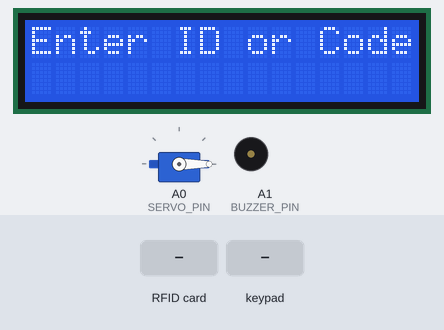
Simulated run of this sketch. Board: Arduino Uno, built with avr-gcc and run on an emulated ATmega328P. Shown: servo, 16×2 character LCD, buzzer (waves = sounding). The test bench sets the inputs (shaded band). What the sketch prints to the serial monitor is not drawn.

Above: at 1.3 s.
1.4 s: RFID card 2F 14 E2 C1 held to the reader
At 3.8 s:
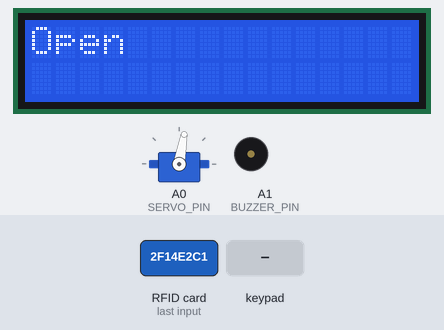
4.0 s: RFID card 5E 7A 19 C4 held to the reader
At 9.03 s:
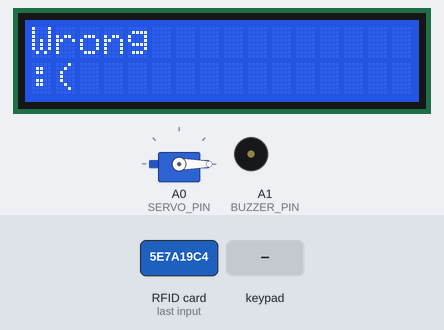
10.0 s: keypad keys 9 8 7 6 pressed 0.4 s apart
At 12.9 s:
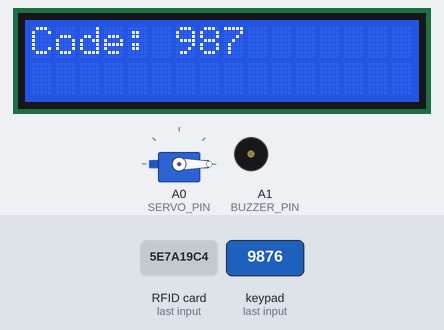
13.6 s: keypad keys 1 1 1 pressed 0.4 s apart
At 17.2 s:
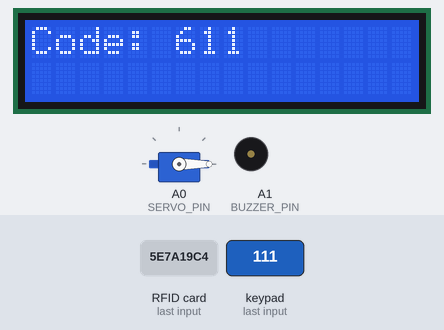
17.8 s: keypad keys 1 1 1 # pressed 0.4 s apart
At 24.3 s:
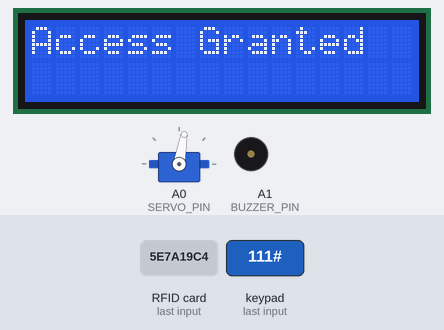
Timing chart, 0 to 28.8 s (numbered marks = the images above; inputs shaded):
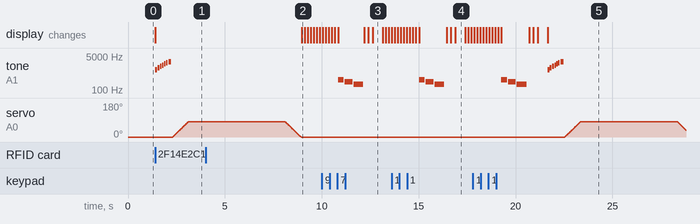

The sketch:

rfid-door-access.ino
```cpp
#include <SPI.h>
#include <MFRC522.h>
#include <Servo.h>
#include <Wire.h>
#include <LiquidCrystal_I2C.h>
#include <Keypad.h>

#define RST_PIN 9
#define SS_PIN 10
#define SERVO_PIN A0
#define BUZZER_PIN A1

MFRC522 rfid(SS_PIN, RST_PIN);
Servo doorServo;
LiquidCrystal_I2C lcd(0x27, 16, 2);

const byte ROWS = 4;
const byte COLS = 4;
char keys[ROWS][COLS] = {
  {'1','2','3','A'},
  {'4','5','6','B'},
  {'7','8','9','C'},
  {'*','0','#','D'}
};
byte rowPins[ROWS] = {9, 8, 7, 6};
byte colPins[COLS] = {5, 4, 3, 2};
Keypad keypad = Keypad(makeKeymap(keys), rowPins, colPins, ROWS, COLS);

String password = "111";
String input = "";
String validUID = "2F14E2C1";


void showSadAnimation() {
  lcd.clear();
  lcd.setCursor(0, 0);
  lcd.print("Wrong");

  for (int i = 0; i < 12; i++) {
    lcd.setCursor(i, 1);
    lcd.print(":(");
    delay(150);
    lcd.setCursor(i, 1);
    lcd.print("  ");
  }

  lcd.clear();
  lcd.print("Enter ID or Code");
}

void setup() {
  Serial.begin(9600);
  SPI.begin();
  rfid.PCD_Init();
  doorServo.attach(SERVO_PIN);
  doorServo.write(0);

  pinMode(BUZZER_PIN, OUTPUT);
  lcd.begin(16, 2);
  lcd.backlight();
  lcd.setCursor(0, 0);
  lcd.print("Enter ID or Code");
}

void loop() {
  checkRFID();
  checkKeypad();
}

void checkRFID() {
  if (!rfid.PICC_IsNewCardPresent() || !rfid.PICC_ReadCardSerial()) return;

  String readUID = "";
  for (byte i = 0; i < rfid.uid.size; i++) {
    if (rfid.uid.uidByte[i] < 0x10) readUID += "0";
    readUID += String(rfid.uid.uidByte[i], HEX);
  }
  readUID.toUpperCase();

  Serial.print("Scanned UID: ");
  Serial.println(readUID);

  if (readUID == validUID) {
    lcd.clear();
    lcd.print("Open");
    playHappyMelody();
    openDoor();
  } else {
    showSadAnimation();
    playSadMelody();
  }

  rfid.PICC_HaltA();
  rfid.PCD_StopCrypto1();
}

void checkKeypad() {
  char key = keypad.getKey();
  if (key && isDigit(key)) {
    input += key;
    lcd.clear();
    lcd.print("Code: " + input);

    if (input.length() == 3) {
      delay(500);

      if (input == password) {
        lcd.clear();
        lcd.print("Access Granted");
        playHappyMelody();
        openDoor();
      }
      else if (input == "777") {
        lcd.clear();
        lcd.print("Happy Birthday!");
        playBirthdayMelody();
        lcd.clear();
        lcd.print("Enter ID or Code");
      }
      else {
        showSadAnimation();
        playSadMelody();
      }

      input = "";
    }
  }
}

void openDoor() {
  for (int pos = 0; pos <= 80; pos++) {
    doorServo.write(pos);
    delay(10);
  }

  delay(5000);

  for (int pos = 80; pos >= 0; pos--) {
    doorServo.write(pos);
    delay(10);
  }

  lcd.clear();
  lcd.print("Enter ID or Code");
}

void playHappyMelody() {
  tone(BUZZER_PIN, 1047, 100); delay(120);
  tone(BUZZER_PIN, 1319, 100); delay(120);
  tone(BUZZER_PIN, 1568, 100); delay(120);
  tone(BUZZER_PIN, 1760, 80);  delay(100);
  tone(BUZZER_PIN, 2093, 80);  delay(100);
  tone(BUZZER_PIN, 2349, 80);  delay(120);
  tone(BUZZER_PIN, 2637, 150); delay(200);
  noTone(BUZZER_PIN);
}

void playSadMelody() {
  tone(BUZZER_PIN, 330, 300); delay(350);
  tone(BUZZER_PIN, 262, 400); delay(450);
  tone(BUZZER_PIN, 196, 500); delay(550);
  noTone(BUZZER_PIN);
}

void playBirthdayMelody() {
  int melody[] = {
    262, 262, 294, 262, 349, 330,
    262, 262, 294, 262, 392, 349,
    262, 262, 523, 440, 349, 330, 294,
    466, 466, 440, 349, 392, 349
  };
  int duration[] = {
    300, 300, 600, 600, 600, 800,
    300, 300, 600, 600, 600, 800,
    300, 300, 600, 600, 600, 600, 1200,
    300, 300, 600, 600, 600, 800
  };
  for (int i = 0; i < 26; i++) {
    tone(BUZZER_PIN, melody[i], duration[i]);
    delay(duration[i] * 1.3);
    noTone(BUZZER_PIN);
  }
}
```

Measured:
- after the input at 1.4 s, tone on A1 (BUZZER_PIN): plays 1047 Hz for 0.10 s, 1319 Hz for 0.10 s, 1568 Hz for 0.10 s, 1760 Hz for 0.08 s, 2093 Hz for 0.08 s, 2349 Hz for 0.08 s … (7 notes in this stretch), starting at once; servo on A0 (SERVO_PIN): moves from 0° to 80° over 0.81 s, starting after 0.90 s; the display: changes at once (image 1)
- after the input at 4.0 s, the display: changes after 5.0 s (image 2)
- after the input at 10.0 s, the display: first differs from a run without the input after 2.2 s (image 3 shows a later state)
- after the input at 17.8 s, servo on A0 (SERVO_PIN): rises from 0° to 80° in 0.81 s, then falls to 37° in 5.4 s
- what the display in image 3 shows lasts 0.5 s, from 12.6 s to 13.1 s
